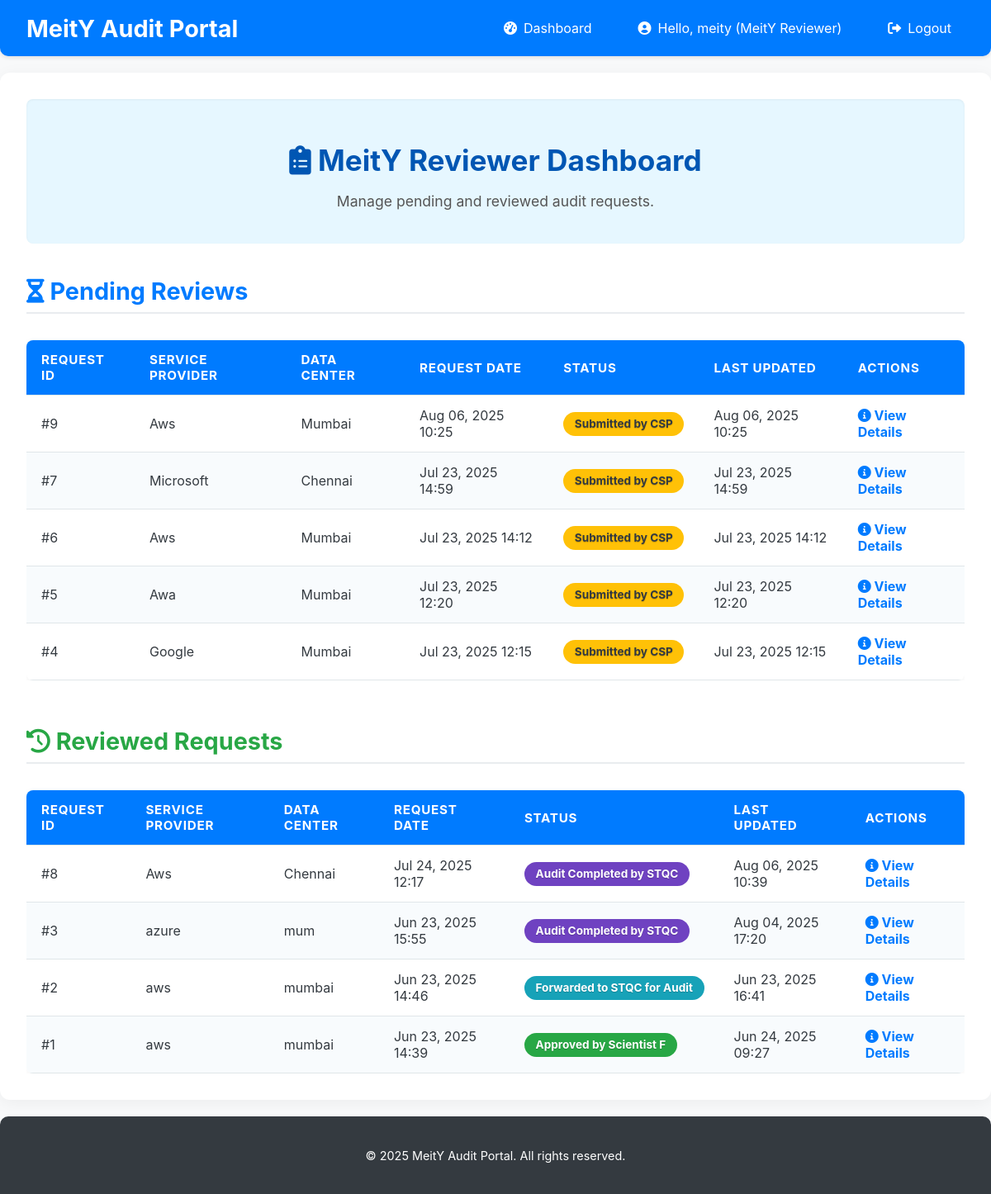
/requests/ (signed in), run on the app's committed database.
### users/models.py (models this page shows, shortened)
class CustomUser(AbstractUser):
    ROLE_CHOICES = (
        ('CSP', 'Cloud Service Provider'),
        ('MeitY_Reviewer', 'MeitY Reviewer'),
        ('STQC_Auditor', 'STQC Auditor'),
        ('Scientist_F', 'Scientist F (Governing Authority)'),
    )
    role = models.CharField(max_length=50, choices=ROLE_CHOICES, default='CSP')
    organization = models.CharField(max_length=255, blank=True, null=True) # E.g., AWS, Azure, MeitY, STQC
    @property
    def is_csp(self):
        return self.role == 'CSP'
    @property
    def is_meity_reviewer(self):
        return self.role == 'MeitY_Reviewer'

### audit_management/models.py (models this page shows, shortened)
class AuditRequest(models.Model):
    STATUS_CHOICES = (
        ('Submitted_by_CSP', 'Submitted by CSP'), # Initial state
        ('Forwarded_to_STQC', 'Forwarded to STQC for Audit'), # After MeitY Reviewer forwards
        ('Audit_Completed_by_STQC', 'Audit Completed by STQC'), # After STQC Auditor completes
        ('Approved_by_ScientistF', 'Approved by Scientist F'), # Final approval
        ('Rejected_by_ScientistF', 'Rejected by Scientist F'), # Final rejection
    )
    csp = models.ForeignKey(settings.AUTH_USER_MODEL, on_delete=models.CASCADE,
                            limit_choices_to={'role': 'CSP'}, related_name='audit_requests')
    service_provider_name = models.CharField(max_length=255, help_text="Name of the Cloud Service Provider")
    data_center_location = models.CharField(max_length=255)
    request_date = models.DateTimeField(auto_now_add=True)
    status = models.CharField(max_length=50, choices=STATUS_CHOICES, default='Submitted_by_CSP')
    description = models.TextField(blank=True, null=True)
    last_updated = models.DateTimeField(auto_now=True)
    certificate_of_empanelment = models.FileField(
        upload_to='certificates/',
        null=True,
        blank=True
    )
    class Meta:
        ordering = ['-request_date'] # Order by most recent requests first

### audit_management/views.py (the view)
# urls.py: path('requests/', views.audit_request_list, name='audit_request_list'),
@login_required
def audit_request_list(request):
    pending_requests = AuditRequest.objects.none()
    reviewed_requests = AuditRequest.objects.none()
    audit_requests_all = AuditRequest.objects.all()
    if request.user.is_csp:
        audit_requests = audit_requests_all.filter(csp=request.user)
    elif request.user.is_meity_reviewer:
        pending_requests = audit_requests_all.filter(status='Submitted_by_CSP')
        reviewed_requests = audit_requests_all.filter(
            Q(status='Forwarded_to_STQC') |
            Q(status='Audit_Completed_by_STQC') |
            Q(status='Approved_by_ScientistF') |
            Q(status='Rejected_by_ScientistF')
        )
        audit_requests = pending_requests # Default list for display if not explicitly handled
    elif request.user.is_stqc_auditor:
        audit_requests = audit_requests_all.filter(status='Forwarded_to_STQC')
        print(f"STQC Auditor: Filtering for status 'Forwarded_to_STQC'. Found {audit_requests.count()} requests.") # DEBUG
        for req in audit_requests: # DEBUG
            print(f"  - Request ID: {req.id}, Current Status: {req.status}") # DEBUG
    elif request.user.is_scientist_f:
        audit_requests = audit_requests_all # Scientist F views all requests
    else:
        messages.error(request, "Access denied. Your role cannot view audit requests.")
        return redirect('dashboard')
    context = {
        'audit_requests': audit_requests, # This remains the main list for non-MeitY roles
        'pending_requests': pending_requests, # Specific for MeitY reviewer
        'reviewed_requests': reviewed_requests, # Specific for MeitY reviewer
    }
    return render(request, 'audit_management/audit_request_list.html', context)

### templates/audit_management/audit_request_list.html (shortened to what this page needs)
{% extends 'base.html' %}
{% block content %}
<div class="section-header">
    {% if user.is_csp %}
        <h2><i class="fas fa-cloud-upload-alt"></i> My Audit Requests</h2>
        <p>Overview of your submitted cloud service provider audit requests.</p>
    {% elif user.is_meity_reviewer %}
        <h2><i class="fas fa-clipboard-list"></i> MeitY Reviewer Dashboard</h2>
        <p>Manage pending and reviewed audit requests.</p>
    {% elif user.is_stqc_auditor %}
        <h2><i class="fas fa-tasks"></i> Assigned Audits</h2>
        <p>Audit requests assigned to you for conducting the audit process.</p>
    {% elif user.is_scientist_f %}
        <h2><i class="fas fa-globe"></i> All Audit Requests</h2>
        <p>Comprehensive list of all audit requests across the lifecycle.</p>
    {% endif %}
</div>
{% if user.is_meity_reviewer %}
    <h3 style="color: #007bff; margin-top: 2.5rem; margin-bottom: 1rem; font-size: 1.8rem; border-bottom: 2px solid #e9ecef; padding-bottom: 0.5rem;"><i class="fas fa-hourglass-half"></i> Pending Reviews</h3>
    {% if pending_requests %}
        <div class="audit-table-container">
            <table class="audit-table">
                <thead>
                    <tr>
                        <th>Request ID</th>
                        <th>Service Provider</th>
                        <th>Data Center</th>
                        <th>Request Date</th>
                        <th>Status</th>
                        <th>Last Updated</th>
                        <th>Actions</th>
                    </tr>
                </thead>
                <tbody>
                    {% for request in pending_requests %}
                    <tr onclick="window.location.href='{% url 'audit_request_detail' pk=request.pk %}';">
                        <td data-label="Request ID">#{{ request.id }}</td>
                        <td data-label="Service Provider">{{ request.service_provider_name }}</td>
                        <td data-label="Data Center">{{ request.data_center_location }}</td>
                        <td data-label="Request Date">{{ request.request_date|date:"M d, Y H:i" }}</td>
                        <td data-label="Status">
                            <span class="status-badge status-{{ request.status }}">{{ request.get_status_display }}</span>
                        </td>
                        <td data-label="Last Updated">{{ request.last_updated|date:"M d, Y H:i" }}</td>
                        <td data-label="Actions">
                            <a href="{% url 'audit_request_detail' pk=request.pk %}" class="action-link"><i class="fas fa-info-circle"></i> View Details</a>
                        </td>
                    </tr>
                    {% endfor %}
                </tbody>
            </table>
        </div>
    {% else %}
        <p class="no-requests">
            <i class="fas fa-check-double fa-2x"></i><br>
            No audit requests currently pending your review.
        </p>
    {% endif %}
    <h3 style="color: #28a745; margin-top: 3.5rem; margin-bottom: 1rem; font-size: 1.8rem; border-bottom: 2px solid #e9ecef; padding-bottom: 0.5rem;"><i class="fas fa-history"></i> Reviewed Requests</h3>
    {% if reviewed_requests %}
        <div class="audit-table-container">
            <table class="audit-table">
                <thead>
                    <tr>
                        <th>Request ID</th>
                        <th>Service Provider</th>
                        <th>Data Center</th>
                        <th>Request Date</th>
                        <th>Status</th>
                        <th>Last Updated</th>
                        <th>Actions</th>
                    </tr>
                </thead>
                <tbody>
                    {% for request in reviewed_requests %}
                    <tr onclick="window.location.href='{% url 'audit_request_detail' pk=request.pk %}';">
                        <td data-label="Request ID">#{{ request.id }}</td>
                        <td data-label="Service Provider">{{ request.service_provider_name }}</td>
                        <td data-label="Data Center">{{ request.data_center_location }}</td>
                        <td data-label="Request Date">{{ request.request_date|date:"M d, Y H:i" }}</td>
                        <td data-label="Status">
                            <span class="status-badge status-{{ request.status }}">{{ request.get_status_display }}</span>
                        </td>
                        <td data-label="Last Updated">{{ request.last_updated|date:"M d, Y H:i" }}</td>
                        <td data-label="Actions">
                            <a href="{% url 'audit_request_detail' pk=request.pk %}" class="action-link"><i class="fas fa-info-circle"></i> View Details</a>
                        </td>
                    </tr>
                    {% endfor %}
                </tbody>
            </table>
        </div>
    {% else %}
        <p class="no-requests" style="border-color: #c9e4c9; background-color: #e9f5e9; color: #1a6d1a;">
            <i class="fas fa-clipboard-check fa-2x"></i><br>
            No requests have been reviewed by you yet, or are currently being processed by STQC/Scientist F.
        </p>
    {% endif %}
{% endif %}
{% endblock %}

### templates/base.html (shortened to what this page needs)
<!DOCTYPE html>
<html lang="en">
<head>
    <link rel="stylesheet" href="https://cdnjs.cloudflare.com/ajax/libs/font-awesome/6.0.0-beta3/css/all.min.css">
</head>
<body>
    <header class="navbar">
        <a href="{% url 'home' %}" class="navbar-brand">MeitY Audit Portal</a>
        <nav>
            <ul class="navbar-nav">
                {% if user.is_authenticated %}
                    <li class="nav-item">
                        <a href="{% url 'dashboard' %}" class="nav-link">
                            <i class="fas fa-tachometer-alt"></i> Dashboard
                        </a>
                    </li>
                    <li class="nav-item">
                        <span class="nav-link">
                            <i class="fas fa-user-circle"></i> Hello, {{ user.username }} ({{ user.get_role_display }})
                        </span>
                    </li>
                    <li class="nav-item">
                        <a href="{% url 'logout' %}" class="nav-link">
                            <i class="fas fa-sign-out-alt"></i> Logout
                        </a>
                    </li>
                {% endif %}
            </ul>
        </nav>
    </header>
    <main class="container">
        {% block content %}{% endblock %}
    </main>
    <footer class="footer">
        <p>&copy; 2025 MeitY Audit Portal. All rights reserved.</p>
    </footer>
</body>
</html>

### templates/base.html (style rules this page uses)
body { font-family: 'Inter', sans-serif; margin: 0; padding: 0; background-color: #f8f9fa; color: #343a40; display: flex; flex-direction: column; min-height: 100vh; }
.navbar { background-color: #007bff; color: white; padding: 1rem 2rem; box-shadow: 0 2px 5px rgba(0, 0, 0, 0.1); display: flex; justify-content: space-between; align-items: center; flex-wrap: wrap; border-bottom-left-radius: 10px; border-bottom-right-radius: 10px; }
.navbar-brand { font-size: 1.8rem; font-weight: bold; color: white; text-decoration: none; margin-right: 2rem; }
.navbar-nav { display: flex; list-style: none; margin: 0; padding: 0; align-items: center; }
.nav-item { margin-left: 1.5rem; }
.nav-link { color: white; text-decoration: none; padding: 0.5rem 1rem; border-radius: 5px; transition: background-color 0.3s ease; display: flex; align-items: center; }
.nav-link i { margin-right: 0.5rem; }
.container { flex-grow: 1; padding: 2rem; max-width: 1200px; margin: 20px auto; background-color: white; border-radius: 12px; box-shadow: 0 4px 20px rgba(0, 0, 0, 0.05); overflow: hidden; }
.footer { background-color: #343a40; color: white; text-align: center; padding: 1.5rem 2rem; margin-top: auto; border-top-left-radius: 10px; border-top-right-radius: 10px; font-size: 0.9rem; }

### templates/audit_management/audit_request_list.html (style rules this page uses)
.section-header { background-color: #e6f7ff; padding: 1.5rem; border-radius: 8px; margin-bottom: 2rem; text-align: center; box-shadow: inset 0 1px 3px rgba(0,0,0,0.05); color: #0056b3; }
.section-header h2 { margin-bottom: 0.5rem; font-size: 2.2rem; }
.section-header p { font-size: 1.1rem; color: #555; }
.audit-table-container { overflow-x: auto; }
.audit-table { width: 100%; border-collapse: collapse; margin-top: 1rem; box-shadow: 0 2px 8px rgba(0,0,0,0.05); border-radius: 8px; overflow: hidden; }
.audit-table th, .audit-table td { padding: 14px 18px; text-align: left; border-bottom: 1px solid #e0e6e9; }
.audit-table th { background-color: #007bff; color: white; font-weight: bold; text-transform: uppercase; font-size: 0.95rem; letter-spacing: 0.05em; }
.audit-table tbody tr:nth-child(even) { background-color: #f8fbfd; }
.status-badge { display: inline-block; padding: 0.5em 1em; border-radius: 25px; font-size: 0.85em; font-weight: bold; text-align: center; white-space: nowrap; color: white; text-shadow: 0 1px 1px rgba(0,0,0,0.2); }
.status-Submitted_by_CSP { background-color: #ffc107; color: #343a40; }
.status-Forwarded_to_STQC { background-color: #17a2b8; }
.status-Audit_Completed_by_STQC { background-color: #6f42c1; }
.status-Approved_by_ScientistF { background-color: #28a745; }
.action-link { color: #007bff; text-decoration: none; font-weight: bold; transition: color 0.3s ease; }

### data on the page
CustomUser: username "meity", role "MeitY Reviewer"
AuditRequest: id "9", service_provider_name "Aws", data_center_location "Mumbai", request_date "Aug 06, 2025 10:25", status "Submitted by CSP", last_updated "Aug 06, 2025 10:25"
AuditRequest: id "7", service_provider_name "Microsoft", data_center_location "Chennai", request_date "Jul 23, 2025 14:59", status "Submitted by CSP", last_updated "Jul 23, 2025 14:59"
AuditRequest: id "6", service_provider_name "Aws", data_center_location "Mumbai", request_date "Jul 23, 2025 14:12", status "Submitted by CSP", last_updated "Jul 23, 2025 14:12"
AuditRequest: id "5", service_provider_name "Awa", data_center_location "Mumbai", request_date "Jul 23, 2025 12:20", status "Submitted by CSP", last_updated "Jul 23, 2025 12:20"
AuditRequest: id "4", service_provider_name "Google", data_center_location "Mumbai", request_date "Jul 23, 2025 12:15", status "Submitted by CSP", last_updated "Jul 23, 2025 12:15"
AuditRequest: id "8", service_provider_name "Aws", data_center_location "Chennai", request_date "Jul 24, 2025 12:17", status "Audit Completed by STQC", last_updated "Aug 06, 2025 10:39"
AuditRequest: id "3", service_provider_name "azure", data_center_location "mum", request_date "Jun 23, 2025 15:55", status "Audit Completed by STQC", last_updated "Aug 04, 2025 17:20"
AuditRequest: id "2", service_provider_name "aws", data_center_location "mumbai", request_date "Jun 23, 2025 14:46", status "Forwarded to STQC for Audit", last_updated "Jun 23, 2025 16:41"
AuditRequest: id "1", service_provider_name "aws", data_center_location "mumbai", request_date "Jun 23, 2025 14:39", status "Approved by Scientist F", last_updated "Jun 24, 2025 09:27"
